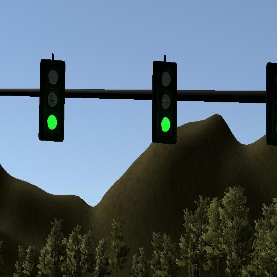
#> input picture ros/src/tl_detector/training/green/green_image_crop_295db108-bc9d-483c-87c0-596d4b376a6a.jpeg, 277 x 277 px
$ python -i helper_functions.py   (imports and definitions only)   (older library calls are emulated)
#> lines starting #> are read from the running program, lines starting #| are printed output that depends on the picture
# -*- coding: utf-8 -*-
"""
Created on Wed Feb 21 07:53:53 2018

@author: wogrady
"""


import matplotlib.image as mpimg
import numpy as np
import cv2
from skimage.feature import hog
import random

def augment_lighting(image):
    if random.randint(0, 1) == 1:
        aug_image = np.copy(image)
        aug_image = cv2.cvtColor(aug_image,cv2.COLOR_RGB2HSV)
#> aug_image: shape (277, 277, 3); mean H, S, V 70.5, 122.3, 121.3
        random_bright = .25+np.random.uniform()
        aug_image[:,:,2] = aug_image[:,:,2]*random_bright
#> aug_image: shape (277, 277, 3); mean H, S, V 70.5, 122.3, 96.3
        return cv2.cvtColor(aug_image,cv2.COLOR_HSV2RGB)
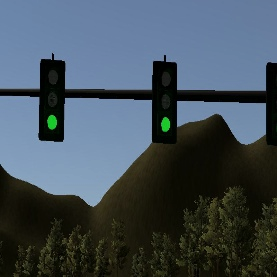
#> returned value: shape (277, 277, 3); mean R, G, B 67.2, 79.7, 89.4
    else:
        return image

def augment_image_translate(image):
    if random.randint(0, 1) == 1:
        aug_image = np.copy(image)
        rows, cols, _ = aug_image.shape
#> rows = 277; cols = 277
        trans_range_x = 10
        trans_range_y = 20
        trans_x = trans_range_x * np.random.uniform() - trans_range_x/2
        trans_y = trans_range_y * np.random.uniform() - trans_range_y/2
        trans_mat = np.float32([[1, 0, trans_x], [0, 1, trans_y]])
        aug_image = cv2.warpAffine(aug_image, trans_mat, (cols, rows))
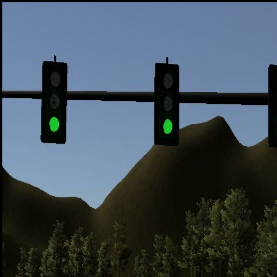
#> aug_image: shape (277, 277, 3); mean R, G, B 66.7, 79.2, 89
        return aug_image
    else:
        return image


def augment_image(image):
    aug_light = augment_lighting(image)
    aug_trans = augment_image_translate(aug_light)
    return aug_trans

# [177 lines left out: functions get_hog_features, bin_spatial, color_hist, extract_features, slide_window, draw_boxes, not called in this run]

>>> import cv2
>>> picture = cv2.cvtColor(cv2.imread('green/green_image_crop_295db108-bc9d-483c-87c0-596d4b376a6a.jpeg'), cv2.COLOR_BGR2RGB)
>>> result = augment_image(picture)

$ run again, on ros/src/tl_detector/training/green/green_image_crop_2da09eec-8ec0-43f2-9040-85c4a7c2be77.jpeg
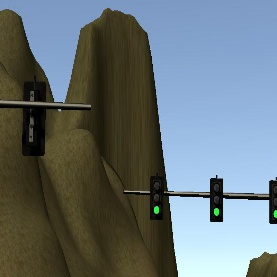
#> input picture ros/src/tl_detector/training/green/green_image_crop_2da09eec-8ec0-43f2-9040-85c4a7c2be77.jpeg, 277 x 277 px
#> in augment_lighting, `return cv2.cvtColor(aug_image,cv2.COLOR_HSV2RGB)`:
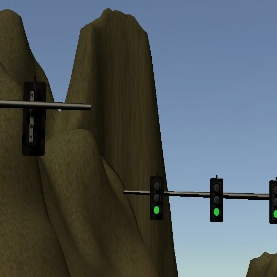
#> returned value: shape (277, 277, 3); mean R, G, B 81.6, 90.6, 94.4
#> in augment_image_translate, `aug_image = cv2.warpAffine(aug_image, trans_mat, (cols, rows))`:
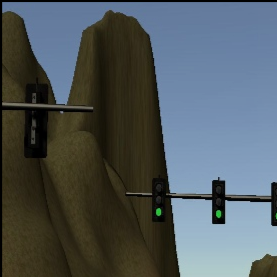
#> aug_image: shape (277, 277, 3); mean R, G, B 80.2, 89, 92.8

$ run again, on ros/src/tl_detector/training/green/green_image_crop_2ea16cd7-351a-4c8a-a380-8347894f1e15.jpeg
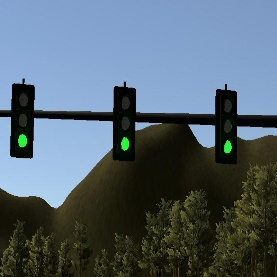
#> input picture ros/src/tl_detector/training/green/green_image_crop_2ea16cd7-351a-4c8a-a380-8347894f1e15.jpeg, 277 x 277 px
#> in augment_lighting, `return cv2.cvtColor(aug_image,cv2.COLOR_HSV2RGB)`:
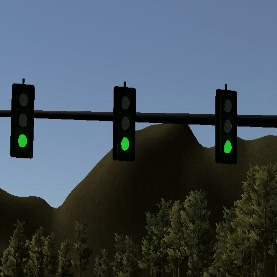
#> returned value: shape (277, 277, 3); mean R, G, B 66.9, 79.3, 88.5
#> in augment_image_translate, `aug_image = cv2.warpAffine(aug_image, trans_mat, (cols, rows))`:
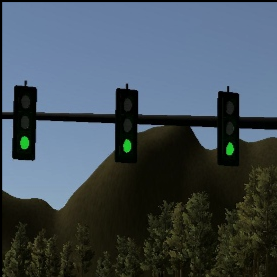
#> aug_image: shape (277, 277, 3); mean R, G, B 66.2, 78.6, 87.8

$ run again, on ros/src/tl_detector/training/green/green_image_crop_38fbb973-6fdb-4aa9-9bf3-a02a2b351c9f.jpeg
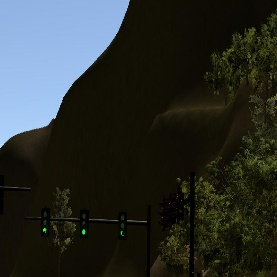
#> input picture ros/src/tl_detector/training/green/green_image_crop_38fbb973-6fdb-4aa9-9bf3-a02a2b351c9f.jpeg, 277 x 277 px
#> in augment_lighting, `return cv2.cvtColor(aug_image,cv2.COLOR_HSV2RGB)`:
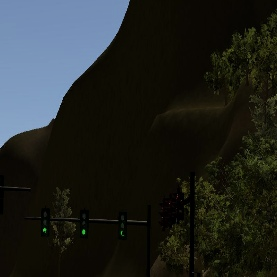
#> returned value: shape (277, 277, 3); mean R, G, B 33.8, 36.8, 34
#> in augment_image_translate, `aug_image = cv2.warpAffine(aug_image, trans_mat, (cols, rows))`:
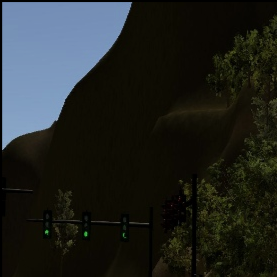
#> aug_image: shape (277, 277, 3); mean R, G, B 33.4, 36.4, 33.8
